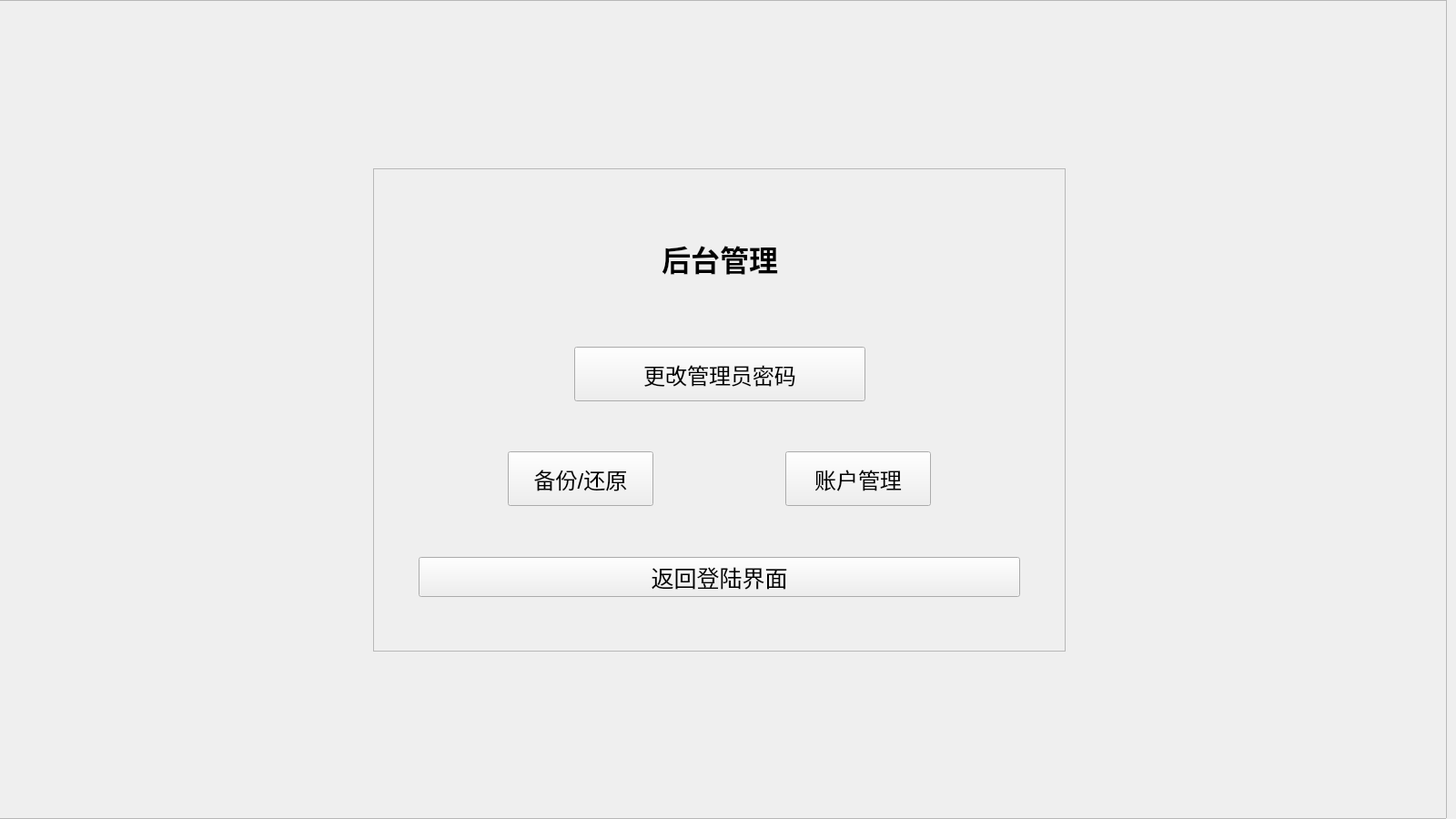
<?xml version="1.0" encoding="UTF-8"?>
<ui version="4.0">
 <class>administrator</class>
 <widget class="QWidget" name="administrator">
  <property name="geometry">
   <rect>
    <x>0</x>
    <y>0</y>
    <width>1600</width>
    <height>900</height>
   </rect>
  </property>
  <property name="sizePolicy">
   <sizepolicy hsizetype="Fixed" vsizetype="Fixed">
    <horstretch>0</horstretch>
    <verstretch>0</verstretch>
   </sizepolicy>
  </property>
  <property name="minimumSize">
   <size>
    <width>1600</width>
    <height>900</height>
   </size>
  </property>
  <property name="maximumSize">
   <size>
    <width>1600</width>
    <height>900</height>
   </size>
  </property>
  <property name="windowTitle">
   <string>Form</string>
  </property>
  <widget class="QFrame" name="frame_background">
   <property name="geometry">
    <rect>
     <x>-10</x>
     <y>0</y>
     <width>1600</width>
     <height>900</height>
    </rect>
   </property>
   <property name="sizePolicy">
    <sizepolicy hsizetype="Fixed" vsizetype="Fixed">
     <horstretch>0</horstretch>
     <verstretch>0</verstretch>
    </sizepolicy>
   </property>
   <property name="minimumSize">
    <size>
     <width>1600</width>
     <height>900</height>
    </size>
   </property>
   <property name="maximumSize">
    <size>
     <width>1600</width>
     <height>900</height>
    </size>
   </property>
   <property name="frameShape">
    <enum>QFrame::StyledPanel</enum>
   </property>
   <property name="frameShadow">
    <enum>QFrame::Raised</enum>
   </property>
   <layout class="QGridLayout" name="gridLayout">
    <item row="0" column="0">
     <layout class="QVBoxLayout" name="verticalLayout">
      <item>
       <spacer name="verticalSpacer">
        <property name="orientation">
         <enum>Qt::Vertical</enum>
        </property>
        <property name="sizeHint" stdset="0">
         <size>
          <width>20</width>
          <height>40</height>
         </size>
        </property>
       </spacer>
      </item>
      <item>
       <layout class="QHBoxLayout" name="horizontalLayout_2">
        <item>
         <spacer name="horizontalSpacer_6">
          <property name="orientation">
           <enum>Qt::Horizontal</enum>
          </property>
          <property name="sizeHint" stdset="0">
           <size>
            <width>40</width>
            <height>20</height>
           </size>
          </property>
         </spacer>
        </item>
        <item>
         <widget class="QFrame" name="frame_login">
          <property name="sizePolicy">
           <sizepolicy hsizetype="Fixed" vsizetype="Fixed">
            <horstretch>0</horstretch>
            <verstretch>0</verstretch>
           </sizepolicy>
          </property>
          <property name="minimumSize">
           <size>
            <width>761</width>
            <height>531</height>
           </size>
          </property>
          <property name="maximumSize">
           <size>
            <width>761</width>
            <height>531</height>
           </size>
          </property>
          <property name="frameShape">
           <enum>QFrame::StyledPanel</enum>
          </property>
          <property name="frameShadow">
           <enum>QFrame::Raised</enum>
          </property>
          <layout class="QGridLayout" name="gridLayout_2">
           <item row="0" column="0">
            <layout class="QVBoxLayout" name="verticalLayout_2">
             <item>
              <spacer name="verticalSpacer_4">
               <property name="orientation">
                <enum>Qt::Vertical</enum>
               </property>
               <property name="sizeHint" stdset="0">
                <size>
                 <width>20</width>
                 <height>40</height>
                </size>
               </property>
              </spacer>
             </item>
             <item>
              <layout class="QHBoxLayout" name="horizontalLayout_3" stretch="1,1,1">
               <item>
                <spacer name="horizontalSpacer_7">
                 <property name="orientation">
                  <enum>Qt::Horizontal</enum>
                 </property>
                 <property name="sizeHint" stdset="0">
                  <size>
                   <width>40</width>
                   <height>20</height>
                  </size>
                 </property>
                </spacer>
               </item>
               <item>
                <widget class="QLabel" name="label">
                 <property name="sizePolicy">
                  <sizepolicy hsizetype="Fixed" vsizetype="Fixed">
                   <horstretch>0</horstretch>
                   <verstretch>0</verstretch>
                  </sizepolicy>
                 </property>
                 <property name="minimumSize">
                  <size>
                   <width>320</width>
                   <height>80</height>
                  </size>
                 </property>
                 <property name="text">
                  <string>&lt;html&gt;&lt;head/&gt;&lt;body&gt;&lt;p align=&quot;center&quot;&gt;&lt;span style=&quot; font-size:24pt; font-weight:700;&quot;&gt;后台管理&lt;/span&gt;&lt;/p&gt;&lt;/body&gt;&lt;/html&gt;</string>
                 </property>
                </widget>
               </item>
               <item>
                <spacer name="horizontalSpacer_8">
                 <property name="orientation">
                  <enum>Qt::Horizontal</enum>
                 </property>
                 <property name="sizeHint" stdset="0">
                  <size>
                   <width>40</width>
                   <height>20</height>
                  </size>
                 </property>
                </spacer>
               </item>
              </layout>
             </item>
             <item>
              <spacer name="verticalSpacer_3">
               <property name="orientation">
                <enum>Qt::Vertical</enum>
               </property>
               <property name="sizeHint" stdset="0">
                <size>
                 <width>20</width>
                 <height>40</height>
                </size>
               </property>
              </spacer>
             </item>
             <item>
              <layout class="QHBoxLayout" name="horizontalLayout_4">
               <item>
                <spacer name="horizontalSpacer_10">
                 <property name="orientation">
                  <enum>Qt::Horizontal</enum>
                 </property>
                 <property name="sizeHint" stdset="0">
                  <size>
                   <width>40</width>
                   <height>20</height>
                  </size>
                 </property>
                </spacer>
               </item>
               <item>
                <widget class="QPushButton" name="pushButton_4">
                 <property name="sizePolicy">
                  <sizepolicy hsizetype="Fixed" vsizetype="Fixed">
                   <horstretch>0</horstretch>
                   <verstretch>0</verstretch>
                  </sizepolicy>
                 </property>
                 <property name="minimumSize">
                  <size>
                   <width>320</width>
                   <height>60</height>
                  </size>
                 </property>
                 <property name="maximumSize">
                  <size>
                   <width>240</width>
                   <height>60</height>
                  </size>
                 </property>
                 <property name="font">
                  <font>
                   <pointsize>18</pointsize>
                  </font>
                 </property>
                 <property name="text">
                  <string>更改管理员密码</string>
                 </property>
                </widget>
               </item>
               <item>
                <spacer name="horizontalSpacer_11">
                 <property name="orientation">
                  <enum>Qt::Horizontal</enum>
                 </property>
                 <property name="sizeHint" stdset="0">
                  <size>
                   <width>40</width>
                   <height>20</height>
                  </size>
                 </property>
                </spacer>
               </item>
              </layout>
             </item>
             <item>
              <spacer name="verticalSpacer_7">
               <property name="orientation">
                <enum>Qt::Vertical</enum>
               </property>
               <property name="sizeHint" stdset="0">
                <size>
                 <width>20</width>
                 <height>40</height>
                </size>
               </property>
              </spacer>
             </item>
             <item>
              <layout class="QHBoxLayout" name="horizontalLayout">
               <item>
                <spacer name="horizontalSpacer">
                 <property name="orientation">
                  <enum>Qt::Horizontal</enum>
                 </property>
                 <property name="sizeHint" stdset="0">
                  <size>
                   <width>58</width>
                   <height>20</height>
                  </size>
                 </property>
                </spacer>
               </item>
               <item>
                <widget class="QPushButton" name="pushButton">
                 <property name="sizePolicy">
                  <sizepolicy hsizetype="Fixed" vsizetype="Fixed">
                   <horstretch>0</horstretch>
                   <verstretch>0</verstretch>
                  </sizepolicy>
                 </property>
                 <property name="minimumSize">
                  <size>
                   <width>160</width>
                   <height>60</height>
                  </size>
                 </property>
                 <property name="maximumSize">
                  <size>
                   <width>160</width>
                   <height>60</height>
                  </size>
                 </property>
                 <property name="font">
                  <font>
                   <pointsize>18</pointsize>
                  </font>
                 </property>
                 <property name="text">
                  <string>备份/还原</string>
                 </property>
                </widget>
               </item>
               <item>
                <spacer name="horizontalSpacer_2">
                 <property name="orientation">
                  <enum>Qt::Horizontal</enum>
                 </property>
                 <property name="sizeHint" stdset="0">
                  <size>
                   <width>58</width>
                   <height>20</height>
                  </size>
                 </property>
                </spacer>
               </item>
               <item>
                <widget class="QPushButton" name="pushButton_2">
                 <property name="sizePolicy">
                  <sizepolicy hsizetype="Fixed" vsizetype="Fixed">
                   <horstretch>0</horstretch>
                   <verstretch>0</verstretch>
                  </sizepolicy>
                 </property>
                 <property name="minimumSize">
                  <size>
                   <width>160</width>
                   <height>60</height>
                  </size>
                 </property>
                 <property name="maximumSize">
                  <size>
                   <width>160</width>
                   <height>60</height>
                  </size>
                 </property>
                 <property name="font">
                  <font>
                   <pointsize>18</pointsize>
                  </font>
                 </property>
                 <property name="text">
                  <string>账户管理</string>
                 </property>
                </widget>
               </item>
               <item>
                <spacer name="horizontalSpacer_9">
                 <property name="orientation">
                  <enum>Qt::Horizontal</enum>
                 </property>
                 <property name="sizeHint" stdset="0">
                  <size>
                   <width>40</width>
                   <height>20</height>
                  </size>
                 </property>
                </spacer>
               </item>
              </layout>
             </item>
             <item>
              <spacer name="verticalSpacer_5">
               <property name="orientation">
                <enum>Qt::Vertical</enum>
               </property>
               <property name="sizeHint" stdset="0">
                <size>
                 <width>20</width>
                 <height>40</height>
                </size>
               </property>
              </spacer>
             </item>
             <item>
              <layout class="QHBoxLayout" name="horizontalLayout_5">
               <item>
                <spacer name="horizontalSpacer_4">
                 <property name="orientation">
                  <enum>Qt::Horizontal</enum>
                 </property>
                 <property name="sizeType">
                  <enum>QSizePolicy::Minimum</enum>
                 </property>
                 <property name="sizeHint" stdset="0">
                  <size>
                   <width>40</width>
                   <height>20</height>
                  </size>
                 </property>
                </spacer>
               </item>
               <item>
                <widget class="QPushButton" name="pushButton_5">
                 <property name="sizePolicy">
                  <sizepolicy hsizetype="Expanding" vsizetype="Fixed">
                   <horstretch>0</horstretch>
                   <verstretch>0</verstretch>
                  </sizepolicy>
                 </property>
                 <property name="minimumSize">
                  <size>
                   <width>0</width>
                   <height>44</height>
                  </size>
                 </property>
                 <property name="maximumSize">
                  <size>
                   <width>16777215</width>
                   <height>44</height>
                  </size>
                 </property>
                 <property name="font">
                  <font>
                   <pointsize>19</pointsize>
                  </font>
                 </property>
                 <property name="text">
                  <string>返回登陆界面</string>
                 </property>
                </widget>
               </item>
               <item>
                <spacer name="horizontalSpacer_12">
                 <property name="orientation">
                  <enum>Qt::Horizontal</enum>
                 </property>
                 <property name="sizeType">
                  <enum>QSizePolicy::Minimum</enum>
                 </property>
                 <property name="sizeHint" stdset="0">
                  <size>
                   <width>40</width>
                   <height>20</height>
                  </size>
                 </property>
                </spacer>
               </item>
              </layout>
             </item>
             <item>
              <spacer name="verticalSpacer_6">
               <property name="orientation">
                <enum>Qt::Vertical</enum>
               </property>
               <property name="sizeHint" stdset="0">
                <size>
                 <width>20</width>
                 <height>40</height>
                </size>
               </property>
              </spacer>
             </item>
            </layout>
           </item>
          </layout>
         </widget>
        </item>
        <item>
         <spacer name="horizontalSpacer_5">
          <property name="orientation">
           <enum>Qt::Horizontal</enum>
          </property>
          <property name="sizeHint" stdset="0">
           <size>
            <width>40</width>
            <height>20</height>
           </size>
          </property>
         </spacer>
        </item>
       </layout>
      </item>
      <item>
       <spacer name="verticalSpacer_2">
        <property name="orientation">
         <enum>Qt::Vertical</enum>
        </property>
        <property name="sizeHint" stdset="0">
         <size>
          <width>20</width>
          <height>40</height>
         </size>
        </property>
       </spacer>
      </item>
     </layout>
    </item>
   </layout>
  </widget>
 </widget>
 <resources/>
 <connections/>
</ui>
